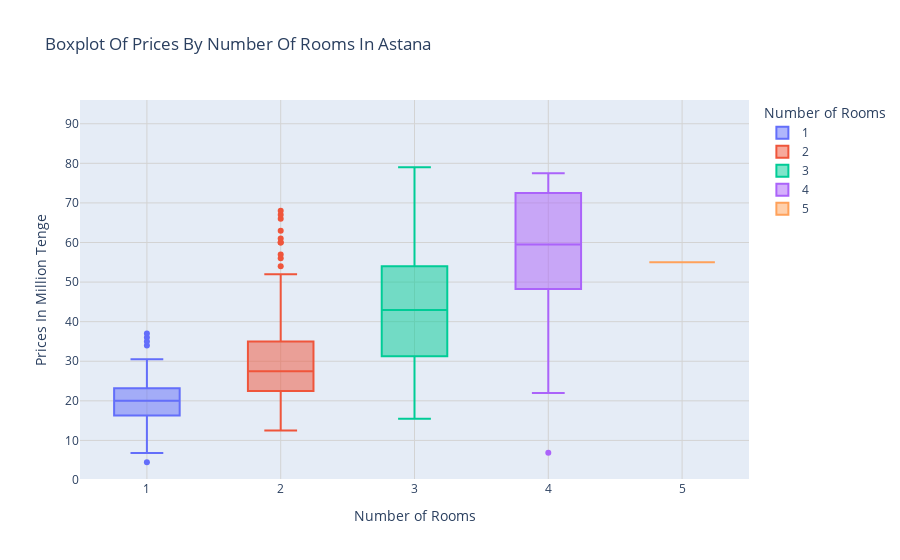

This figure's notebook cell:
### Code cell
max_price = df_final_filtered['Цена в тг'].max()


fig = px.box(
    df_final_filtered[df_final_filtered['Город'] == 'Астана'],
    x='Комната',  
    y='Цена в тг',  
    color='Комната',  
    title='Boxplot Of Prices By Number Of Rooms In Astana',
    labels={'Комната': 'Number of Rooms', 'Цена в тг': 'Prices In Million Tenge'},
    hover_data=['Цена в тг'],
    category_orders={'Комната': sorted(df_final_filtered['Комната'].unique())}  
)

fig.update_layout(
    xaxis=dict(
        type='category', 
        showgrid=True,
        gridcolor='lightgrey'
    ),
    yaxis=dict(
        showgrid=True,
        gridcolor='lightgrey',
        range=[0, max_price]  
    )
)

fig.show()

### Figure 1 — Plotly figure (JSON) as saved in the notebook; plotly's stock layout.template omitted (floating-point values rounded to 4 significant figures; data arrays with more than 128 entries replaced by an {"elided": "..."} marker saying what was removed)
{"data": [{"alignmentgroup": "True", "hovertemplate": "Number of Rooms=%{x}<br>Prices In Million Tenge=%{y}<extra></extra>", "legendgroup": "1", "marker": {"color": "#636efa"}, "name": "1", "notched": false, "offsetgroup": "1", "orientation": "v", "showlegend": true, "type": "box", "x": {"elided": "254 int values"}, "x0": " ", "xaxis": "x", "y": {"elided": "254 float values"}, "y0": " ", "yaxis": "y"}, {"alignmentgroup": "True", "hovertemplate": "Number of Rooms=%{x}<br>Prices In Million Tenge=%{y}<extra></extra>", "legendgroup": "2", "marker": {"color": "#EF553B"}, "name": "2", "notched": false, "offsetgroup": "2", "orientation": "v", "showlegend": true, "type": "box", "x": {"elided": "320 int values"}, "x0": " ", "xaxis": "x", "y": {"elided": "320 float values"}, "y0": " ", "yaxis": "y"}, {"alignmentgroup": "True", "hovertemplate": "Number of Rooms=%{x}<br>Prices In Million Tenge=%{y}<extra></extra>", "legendgroup": "3", "marker": {"color": "#00cc96"}, "name": "3", "notched": false, "offsetgroup": "3", "orientation": "v", "showlegend": true, "type": "box", "x": {"elided": "228 int values"}, "x0": " ", "xaxis": "x", "y": {"elided": "228 float values"}, "y0": " ", "yaxis": "y"}, {"alignmentgroup": "True", "hovertemplate": "Number of Rooms=%{x}<br>Prices In Million Tenge=%{y}<extra></extra>", "legendgroup": "4", "marker": {"color": "#ab63fa"}, "name": "4", "notched": false, "offsetgroup": "4", "orientation": "v", "showlegend": true, "type": "box", "x": [4, 4, 4, 4, 4, 4, 4, 4, 4, 4, 4, 4, 4, 4, 4, 4, 4, 4, 4, 4, 4, 4, 4, 4, 4, 4, 4, 4, 4, 4, 4, 4], "x0": " ", "xaxis": "x", "y": [65, 75, 58, 56.9, 65, 46, 72, 41.5, 71, 77.5, 6.9, 37.85, 50, 73.5, 75.0, 22, 66, 48.5, 51, 62, 59, 49, 45.5, 48, 37, 76.9, 73, 60, 75, 70, 75, 48.5], "y0": " ", "yaxis": "y"}, {"alignmentgroup": "True", "hovertemplate": "Number of Rooms=%{x}<br>Prices In Million Tenge=%{y}<extra></extra>", "legendgroup": "5", "marker": {"color": "#FFA15A"}, "name": "5", "notched": false, "offsetgroup": "5", "orientation": "v", "showlegend": true, "type": "box", "x": [5], "x0": " ", "xaxis": "x", "y": [55], "y0": " ", "yaxis": "y"}], "layout": {"boxmode": "overlay", "legend": {"title": {"text": "Number of Rooms"}, "tracegroupgap": 0}, "title": {"text": "Boxplot Of Prices By Number Of Rooms In Astana"}, "xaxis": {"anchor": "y", "categoryarray": [1, 2, 3, 4, 5, 7], "categoryorder": "array", "domain": [0, 1], "gridcolor": "lightgrey", "showgrid": true, "title": {"text": "Number of Rooms"}, "type": "category"}, "yaxis": {"anchor": "x", "domain": [0, 1], "gridcolor": "lightgrey", "range": [0, 96], "showgrid": true, "title": {"text": "Prices In Million Tenge"}}}}
